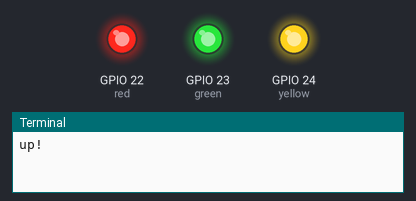
Simulated run of this program. Board: Raspberry Pi (BCM pin numbers). On the bench: output pins drawn as LEDs (lit = HIGH), the last lines printed to the terminal. At 14.1 s the program stops and its outputs stay as they are.

Above: at 7.07 s.
At 14.1 s:
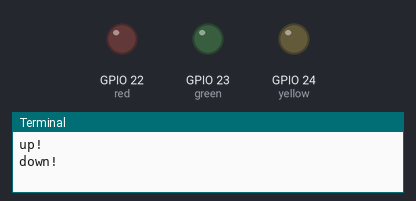
Timing chart, 0 to 15.6 s (numbered marks = the images above):
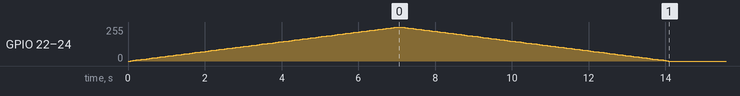

The program:

pwmled.py
```python
#Raspberry Pi Zero Cookbook
#Chapter 6 Controlling LEDs and Displays
#PWM Control with LEDs
import time
import RPi.GPIO as GPIO
GPIO.setmode(GPIO.BCM)
#Set up GPIO 22,23,24 as our LED outputs
GPIO.setup(22, GPIO.OUT)
GPIO.setup(23, GPIO.OUT)
GPIO.setup(24, GPIO.OUT)

red = GPIO.PWM(22,50)
green = GPIO.PWM(23,50)
yellow = GPIO.PWM(24,50)

red.start(0)
green.start(0)
yellow.start(0)
while True:
	try:
		print "up!"
		for brightness in range(0, 101):
			red.ChangeDutyCycle(brightness)
			green.ChangeDutyCycle(brightness)
			yellow.ChangeDutyCycle(brightness)
			time.sleep(0.07)
		print "down!"
		for brightness in range (100, 0, -1):
			red.ChangeDutyCycle(brightness)
			green.ChangeDutyCycle(brightness)
			yellow.ChangeDutyCycle(brightness)
			time.sleep(0.07)
	except KeyboardInterrupt:
		print "Finished!"
	finally:
		red.stop()
		green.stop()
		yellow.stop()
		break
```

Measured:
- by itself, GPIO 22 (red), GPIO 23 (green), GPIO 24 (yellow): rises from 0/255 to 255/255 in 6.9 s, then falls to 0/255 in 7.1 s
